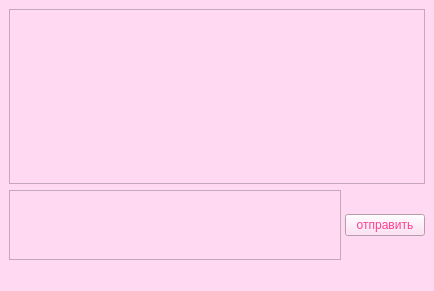
<?xml version="1.0" encoding="UTF-8"?>
<ui version="4.0">
 <class>MainWindow</class>
 <widget class="QMainWindow" name="MainWindow">
  <property name="geometry">
   <rect>
    <x>0</x>
    <y>0</y>
    <width>434</width>
    <height>291</height>
   </rect>
  </property>
  <property name="windowTitle">
   <string>MainWindow</string>
  </property>
  <property name="styleSheet">
   <string notr="true">color: rgb(255, 255, 255);
border-color: rgb(255, 172, 215);
border-color: rgb(0, 0, 0);
background-color: rgb(255, 217, 242);
selection-color: rgb(0, 0, 0);

</string>
  </property>
  <widget class="QWidget" name="centralwidget">
   <layout class="QVBoxLayout" name="verticalLayout">
    <item>
     <widget class="QScrollArea" name="scrollArea">
      <property name="widgetResizable">
       <bool>true</bool>
      </property>
      <widget class="QWidget" name="chat">
       <property name="geometry">
        <rect>
         <x>0</x>
         <y>0</y>
         <width>420</width>
         <height>181</height>
        </rect>
       </property>
       <property name="styleSheet">
        <string notr="true">color: rgb(105, 105, 105);
</string>
       </property>
       <layout class="QVBoxLayout" name="verticalLayout_2">
        <property name="spacing">
         <number>50</number>
        </property>
       </layout>
      </widget>
     </widget>
    </item>
    <item>
     <layout class="QHBoxLayout" name="horizontalLayout">
      <property name="spacing">
       <number>4</number>
      </property>
      <item>
       <widget class="QTextEdit" name="text">
        <property name="sizePolicy">
         <sizepolicy hsizetype="Expanding" vsizetype="Maximum">
          <horstretch>0</horstretch>
          <verstretch>0</verstretch>
         </sizepolicy>
        </property>
        <property name="styleSheet">
         <string notr="true">color: rgb(153, 153, 153);
color: rgb(0, 0, 0);
</string>
        </property>
        <property name="lineWidth">
         <number>17</number>
        </property>
       </widget>
      </item>
      <item>
       <widget class="QPushButton" name="send">
        <property name="styleSheet">
         <string notr="true">color: rgb(255, 62, 146);
font: 600 9pt &quot;Segoe UI Semibold&quot;;</string>
        </property>
        <property name="text">
         <string>отправить</string>
        </property>
       </widget>
      </item>
     </layout>
    </item>
   </layout>
  </widget>
  <widget class="QMenuBar" name="menubar">
   <property name="geometry">
    <rect>
     <x>0</x>
     <y>0</y>
     <width>434</width>
     <height>17</height>
    </rect>
   </property>
  </widget>
  <widget class="QStatusBar" name="statusbar"/>
 </widget>
 <resources/>
 <connections/>
</ui>
